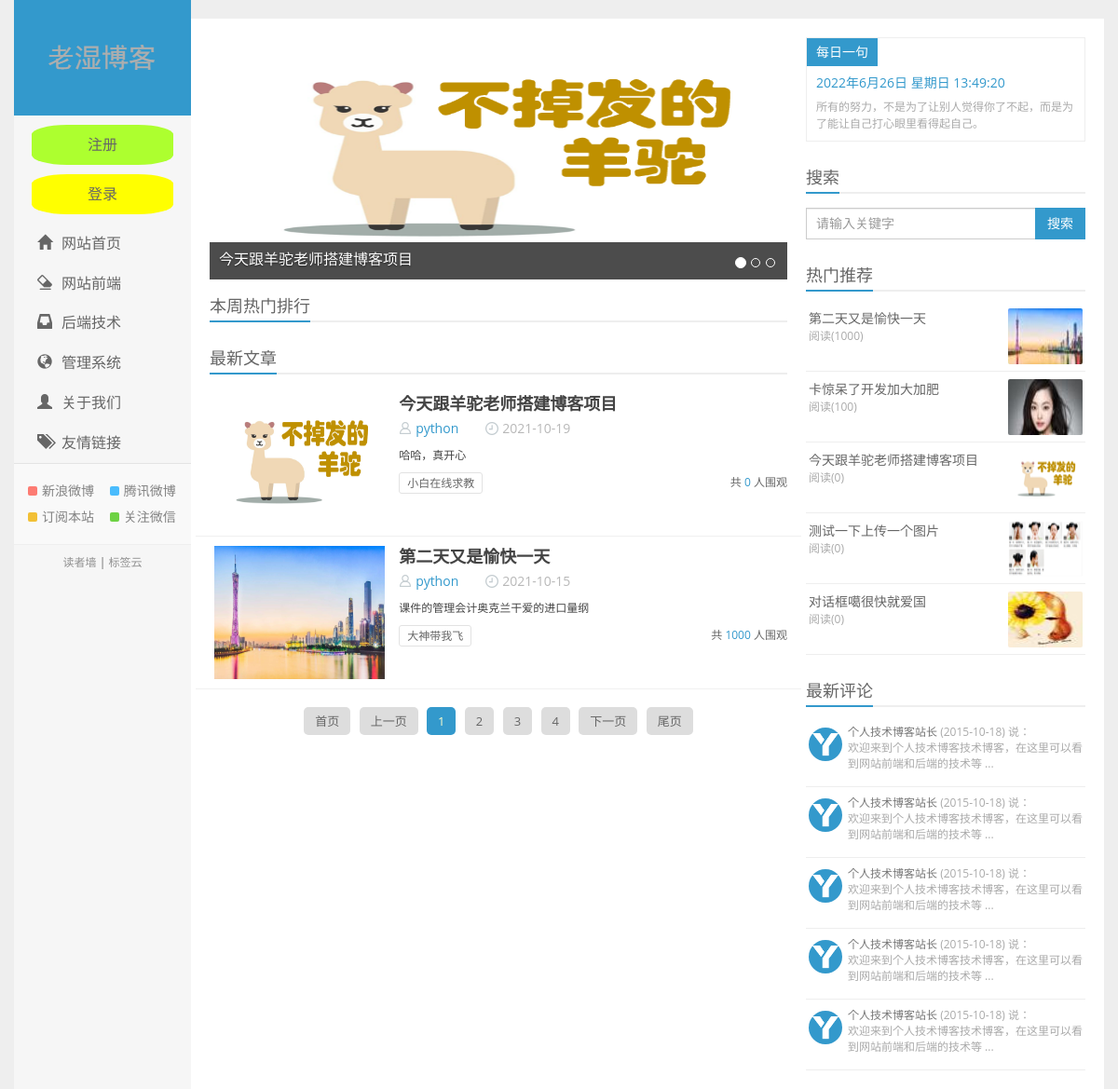
The app's page /index/ with its own data.
### blog/models.py (models this page shows, shortened)
class Post(models.Model):
    title = models.CharField("标题",max_length=50)
    content = UEditorField("内容",width=800,height=600,imagePath='blog/')  #在内容中插入的图片上传的路径 media/blog
    img = models.ImageField() #图片,没有设置路径，则默认在media的根目录下
    thumb = models.ImageField(upload_to='thumb/') #缩略图
    pub_time = models.DateTimeField("创建时间",auto_now_add=True)
    modify_time = models.DateTimeField("修改时间",auto_now=True)
    source = models.CharField("来源", max_length=50)
    look = models.IntegerField("围观次数",default=0)
    zan = models.IntegerField("点赞数",default=0)
    adv = models.BooleanField("广告位",default=False)
    choices = (
        ("网站前端","网站前端"),
        ("后端技术","后端技术"),
    )
    classify = models.CharField("分类",max_length=50,choices=choices)
    author = models.ForeignKey(User) #作者
    def author_(self):
        return self.author.username
    author_.short_description = "作者"
    tags = models.ManyToManyField(Tag) #标签
    def tag_(self):
        return "/".join([i.name for i in self.tags.all()])
    tag_.short_description = "标签"
    class Meta:
        verbose_name_plural = "文章"

class Tag(models.Model):
    name = models.CharField(max_length=20)
    class Meta:
        verbose_name_plural = "标签"

class Sentence(models.Model):
    time = models.DateTimeField(auto_now=True)
    content = models.CharField(max_length=255)
    class Meta:
        verbose_name_plural = "每日一句"

### blog/views.py (the view)
# urls.py: url("^index/",Index.as_view(),name='index'), #类视图
class Index(ListView):
    model = Post
    template_name = 'index.html'
    context_object_name = "p_list"
    def get_queryset(self):
        return super(Index, self).get_queryset()
    def get_context_data(self, **kwargs):
        sen_all = Sentence.objects.all()
        sen = random.choice(sen_all)
        classify = self.request.GET.get("classify", "")
        if not classify:
            title = "首页"
            p_list = Post.objects.all()  # 所有文章
        elif classify == "1":
            title = "网站前端"
            p_list = Post.objects.filter(classify="网站前端")  # 所有分类为网站前端的文章
        else:
            title = "后端技术"
            p_list = Post.objects.filter(classify="后端技术")  # 所有分类为后端技术的文章
        p = Paginator(p_list, 2)  # 两条数据一页
        page_num = self.request.GET.get("page", None)
        if not page_num:
            page_num = 1
        p_list = p.page(page_num)
        time_now = timezone.now()  # 获取当前时间
        what_week_num = time_now.isoweekday()  # 返回的是一个数字，1代表周一，2代表周二
        time_monday = time_now - timezone.timedelta(days=what_week_num)
        hop_post = Post.objects.filter(pub_time__range=(time_monday, time_now)).order_by('-look')[:5]
        history_hop_post = Post.objects.all().order_by('-look')[:5]
        adv = Post.objects.filter(adv=True)
        conte = {
            "sen": sen,
            "p_list": p_list,
            "hop_post": hop_post,
            "classify": classify,
            "adv": adv,
            "history_hop_post": history_hop_post,
            "title": title,
        }
        return conte

### blog/templatetags/filter.py (called while the page is built)
@register.filter("my_filter2")
def my_filter2(value,num):
    num = int(num)
    new_value = re.sub("[^\u4e00-\u9fa5，。？：“”；！]","",value)[:num]
    return new_value

### templates/index.html (shortened to what this page needs)
﻿{% extends "base.html" %}
{% block body %}
    <div class="content-wrap">
        <div class="content">
            <div id="carousel-example-generic" class="carousel slide" data-ride="carousel">
                <ol class="carousel-indicators">
                    <li data-target="#carousel-example-generic" data-slide-to="0" class="active"></li>
                    <li data-target="#carousel-example-generic" data-slide-to="1"></li>
                    <li data-target="#carousel-example-generic" data-slide-to="2"></li>
                </ol>
                <div class="carousel-inner" role="listbox">
                    {% for i in adv %}
                        {% if forloop.counter == 1 %}
                            <div class="item active">
                                <a href="/detail/?id={{ i.id }}" target="_blank"><img style="height:270px;width:730px;"
                                                                            src="/static/media/{{ i.img }}" alt=""/></a>
                                <div class="carousel-caption"> {{ i.title }}</div>
                                <span class="carousel-bg"></span>
                            </div>
                        {% else %}
                            <div class="item"><a href="/detail/?id={{ i.id }}" target="_blank"><img
                                    style="height:270px;width:730px;" src="/static/media/{{ i.img }}" alt=""/></a>
                                <div class="carousel-caption"> {{ i.title }}</div>
                                <span class="carousel-bg"></span>
                            </div>
                        {% endif %}
                    {% endfor %}
                </div>
                </div>
            <div class="content-block hot-content hidden-xs">
                <h2 class="title"><strong>本周热门排行</strong></h2>
            </div>
            <div class="content-block new-content">
                <h2 class="title"><strong>最新文章</strong></h2>
                <div class="row">
                    {% for p in p_list %}
                        <div class="news-list">
                            <div class="news-img col-xs-5 col-sm-5 col-md-4"><a target="_blank" href="">
                                <img src="/static/media/{{ p.img }}" style="height: 143px;"> </a></div>
                            <div class="news-info col-xs-7 col-sm-7 col-md-8">
                                <dl>
                                    <dt><a href="/detail/?id={{ p.id }}" target="_blank"> {{ p.title }} </a></dt>
                                    <dd><span class="name"><a href="" title="由 {{ p.author }} 发布"
                                                              rel="author">{{ p.author }}</a></span>
                                        <span class="identity"></span> <span
                                                class="time"> {{ p.modify_time|date:"Y-m-d" }} </span>
                                    </dd>
                                    <dd class="text">
                                        {% load filter %}
                                        {{ p.content|safe|my_filter2:50 }}
                                    </dd>
                                </dl>
                                <div class="news_bot col-sm-7 col-md-8">
                                    <span class="tags visible-lg visible-md">
                                        {% for t in p.tags.all %}
                                            <a href="">{{ t.name }}</a>
                                        {% endfor %}
                                    </span>
                                    <span class="look"> 共 <strong>{{ p.look }}</strong> 人围观</span></div>
                            </div>
                        </div>
                    {% endfor %}
                </div>
            </div>
            <div class="quotes" style="margin-top:25px;height:50px;">
                <a href="/index?page=1&classify={{ classify }}">首页</a>
                {% if p_list.has_previous %}
                    <a href="/index?page={{ p_list.previous_page_number }}&classify={{ classify }}">上一页</a>
                {% else %}
                    <a class="disabled">上一页</a>
                {% endif %}
                {% for page_num in p_list.paginator.page_range %}
                    {% if page_num == p_list.number %}
                        <a class="current" href="/index?page={{ page_num }}&classify={{ classify }}">{{ page_num }}</a>
                    {% else %}
                        <a href="/index?page={{ page_num }}&classify={{ classify }}">{{ page_num }}</a>
                    {% endif %}
                {% endfor %}
                {% if p_list.has_next %}
                    <a href="/index?page={{ p_list.next_page_number }}&classify={{ classify }}">下一页</a>
                {% else %}
                    <a class="disabled">下一页</a>
                {% endif %}
                <a href="/index?page={{ p_list.paginator.num_pages }}&classify={{ classify }}">尾页</a>
            </div>
        </div>
    </div>
{% endblock %}

### templates/base.html (shortened to what this page needs)
﻿<!doctype html>
<html>
<head>
    <link href="/static/css/bootstrap.min.css" type="text/css" rel="stylesheet">
    <link href="/static/css/style.css" type="text/css" rel="stylesheet">
    <link type="text/css" href="/static/css/nprogress.css" rel="stylesheet">
</head>
<body>
<section class="container user-select">
    <header>
        <div class="hidden-xs header">
            <h1 class="logo"><a href="index.html" title="个人技术博客"></a></h1>
            <ul class="nav hidden-xs-nav">
                {% if request.session.username %}
                    <li id="loginuser">欢迎你，{{ request.session.username }}</li>
                    <li id="loginout"><a href="/switcher/">退出</a></li>
                {% else %}
                    <li id="loginuser"><a href="/reg/">注册</a></li>
                    <li id="loginout"><a href="/login/">登录</a></li>
                {% endif %}
                <li class="active"><a href="/index"><span class="glyphicon glyphicon-home"></span>网站首页</a></li>
                <li><a href="/index/?classify=1"><span class="glyphicon glyphicon-erase"></span>网站前端</a></li>
                <li><a href="/index/?classify=2"><span class="glyphicon glyphicon-inbox"></span>后端技术</a></li>
                <li><a href="/admin"><span class="glyphicon glyphicon-globe"></span>管理系统</a></li>
                <li><a href="about.html"><span class="glyphicon glyphicon-user"></span>关于我们</a></li>
                <li><a href="friendly.html"><span class="glyphicon glyphicon-tags"></span>友情链接</a></li>
            </ul>
            <div class="feeds"><a class="feed feed-xlweibo" href="" target="_blank"><i></i>新浪微博</a> <a
                    class="feed feed-txweibo" href="" target="_blank"><i></i>腾讯微博</a> <a class="feed feed-rss" href=""
                                                                                         target="_blank"><i></i>订阅本站</a>
                <a class="feed feed-weixin" data-toggle="popover" data-trigger="hover" title="微信扫一扫" data-html="true"
                   data-content="<img src='/static/images/weixin.jpg' alt=''>" href="javascript:;"
                   target="_blank"><i></i>关注微信</a></div>
            <div class="wall"><a href="readerWall.html" target="_blank">读者墙</a> | <a href="tags.html" target="_blank">标签云</a>
            </div>
        </div>
    </header>
    {% block body %}
    {% endblock %}
    <aside class="sidebar visible-lg">
        <div class="sentence"><strong>每日一句</strong>
            <h2 id="TimeDiv" style="font-size:14px;"></h2>
            <p>{{ sen.content }}</p>
        </div>
        <div id="search" class="sidebar-block search" role="search">
            <h2 class="title"><strong>搜索</strong></h2>
            <form class="navbar-form" action="/search/" method="get">
                <div class="input-group">
                    <input type="text" class="form-control" size="35" placeholder="请输入关键字" name="q" >
                    <span class="input-group-btn">
                        <button class="btn btn-default btn-search" type="submit">搜索</button>
                    </span>
                </div>
            </form>
        </div>
        <div class="sidebar-block recommend">
            <h2 class="title"><strong>热门推荐</strong></h2>
            <ul>
                {% for p in history_hop_post %}
                    <li><a target="_blank" href="/detail/?id={{ p.id }}"> <span class="thumb"><img src="{{ p.thumb }}"></span>
                        <span class="text">{{ p.title|truncatechars:25 }}</span>
                        <span class="text-muted">阅读({{ p.look }})</span></a></li>
                {% endfor %}
            </ul>
        </div>
        <div class="sidebar-block comment">
            <h2 class="title"><strong>最新评论</strong></h2>
            <ul>
                <li data-toggle="tooltip" data-placement="top" title="站长的评论"><a target="_blank" href=""><span
                        class="face"><img src="/static/images/icon/icon.png" alt=""></span> <span class="text"><strong>个人技术博客站长</strong> (2015-10-18) 说：<br/>
          欢迎来到个人技术博客技术博客，在这里可以看到网站前端和后端的技术等 ...</span></a></li>
                <li data-toggle="tooltip" data-placement="top" title="读者墙上的评论"><a target="_blank" href=""><span
                        class="face"><img src="/static/images/icon/icon.png" alt=""></span> <span class="text"><strong>个人技术博客站长</strong> (2015-10-18) 说：<br/>
          欢迎来到个人技术博客技术博客，在这里可以看到网站前端和后端的技术等 ...</span></a></li>
                <li data-toggle="tooltip" data-placement="top" title="个人技术博客技术博客的SHORTCUT和ICON图标...的评论"><a
                        target="_blank" href=""><span class="face"><img src="/static/images/icon/icon.png"
                                                                        alt=""></span> <span class="text"><strong>个人技术博客站长</strong> (2015-10-18) 说：<br/>
          欢迎来到个人技术博客技术博客，在这里可以看到网站前端和后端的技术等 ...</span></a></li>
                <li data-toggle="tooltip" data-placement="top" title="个人技术博客技术博客的SHORTCUT和ICON图标...的评论"><a
                        target="_blank" href=""><span class="face"><img src="/static/images/icon/icon.png"
                                                                        alt=""></span> <span class="text"><strong>个人技术博客站长</strong> (2015-10-18) 说：<br/>
          欢迎来到个人技术博客技术博客，在这里可以看到网站前端和后端的技术等 ...</span></a></li>
                <li data-toggle="tooltip" data-placement="top" title="个人技术博客技术博客的SHORTCUT和ICON图标...的评论"><a
                        target="_blank" href=""><span class="face"><img src="/static/images/icon/icon.png"
                                                                        alt=""></span> <span class="text"><strong>个人技术博客站长</strong> (2015-10-18) 说：<br/>
          欢迎来到个人技术博客技术博客，在这里可以看到网站前端和后端的技术等 ...</span></a></li>
            </ul>
        </div>
    </aside>
</section>
</body>
</html>

### templates/base.html (style rules this page uses)
#loginuser { text-align: center; width: 80%; margin: 10px auto; background: greenyellow; border-radius: 25%; }
#loginout { text-align: center; width: 80%; margin: 10px auto; background: yellow; border-radius: 25%; }

### records on screen
Post: img (picture), title "今天跟羊驼老师搭建博客项目", author "python", modify_time "2021-10-19", content|my_filter2 "哈哈，真开心", look "0", shows a picture
Tag: name "小白在线求教"
Post: img (picture), title "第二天又是愉快一天", author "python", modify_time "2021-10-15", content|my_filter2 "课件的管理会计奥克兰干爱的进口量纲", look "1000", shows a picture
Tag: name "大神带我飞"
Sentence: content "所有的努力，不是为了让别人觉得你了不起，而是为了能让自己打心眼里看得起自己。"
Post: shows a picture, title "卡惊呆了开发加大加肥", look "100"
Post: shows a picture, title "测试一下上传一个图片", look "0"
Post: shows a picture, title "对话框噶很快就爱国", look "0"

### other values on screen
{{ page_num }} "1"
{{ page_num }} "2" "3" "4"
